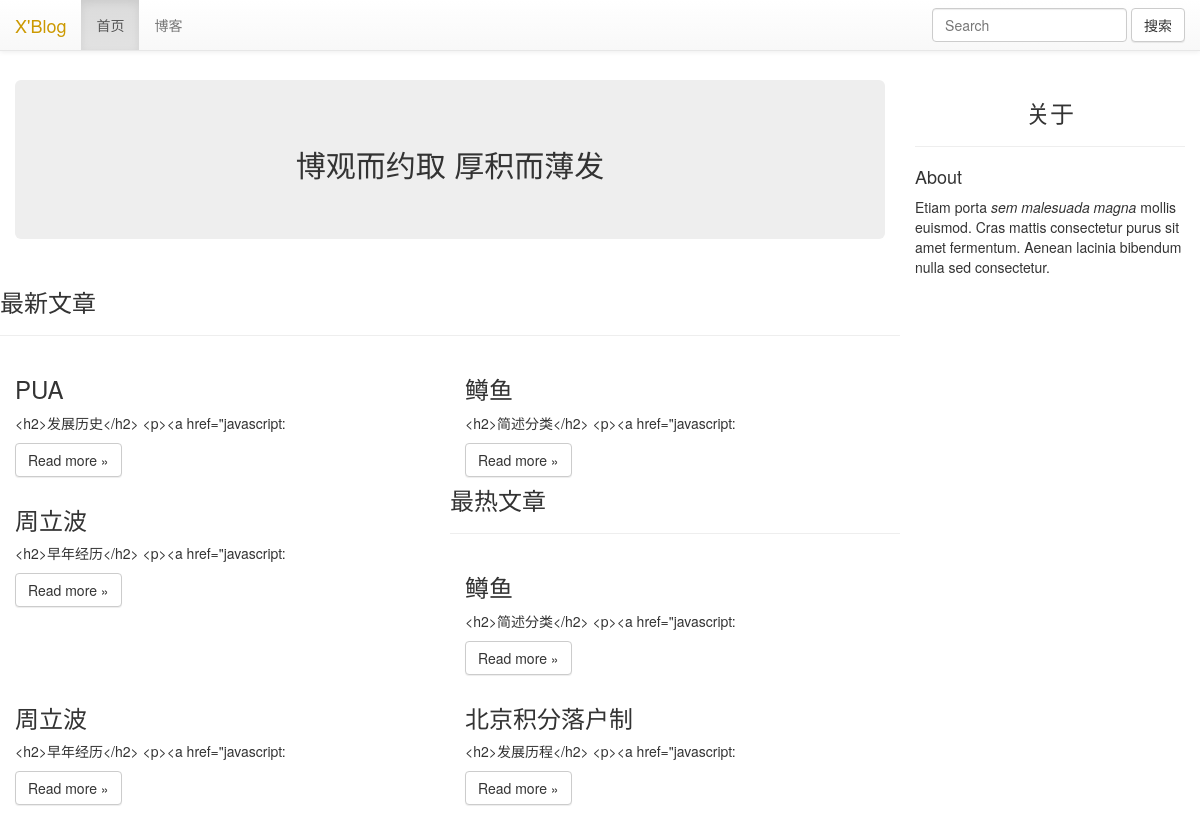
The page / on the database its author committed.
### blog/models.py (models this page shows, shortened)
class Blog(models.Model):#还是要一个用户，要不然被访问了记录不了ip地址
    id = models.AutoField(primary_key=True)
    visitedtime = models.PositiveIntegerField("访问次数", default=0, editable=False)
    title = models.CharField("标题", max_length=50)
    publish_date = models.DateTimeField("发布时间",auto_now_add=True)
    modified_date = models.DateTimeField("最后修改时间", auto_now=True)
    blog_text = RichTextField("博客正文", default="请输入你的博客")
    pass

### blog/views.py (the view)
# urls.py: path('', views.main_page),
def main_page(request):
    blogs = Blog.objects.all();
    latest3 = blogs.order_by('-id')[:3]
    hottest3 = blogs.order_by('-visitedtime')[:3]
    return render(request,'home.html',{'latest3': latest3, 'hottest3': hottest3})

### blog/templates/home.html (shortened to what this page needs)
<!DOCTYPE html>
<html>
<head>
    {% load static %}
    <link type="text/css" rel='stylesheet' href="{% static 'css/bootstrap.css' %}">
    <link type="text/css" rel='stylesheet' href="{% static 'css/bootstrap-theme.css' %}">
    <link type="text/css" rel='stylesheet' href="{% static 'css/bootstrap.min.css' %}">
</head>
<body>
<header class="navbar navbar-default navbar-fixed-top">
    <div class="container-fluid">
        <div class="navbar-header">
            <a class="navbar-brand" style="color:#cc9900">X'Blog</a>
        </div>
        <div class="collapse navbar-collapse" id="bs-example-navbar-collapse-1">
            <ul class="nav navbar-nav navbar-left">
                <li class="active"><a href="/">首页</a></li>
                <li><a href="/blog/">博客</a></li>
            </ul>
            <form class="navbar-form navbar-right" method="get" action="/search">
                <div class="form-group">
                    <input type="text" class="form-control" placeholder="Search" name="kw">
                </div>
                <button type="submit" class="btn btn-default">搜索</button>
            </form>
        </div>
    </div>
</header>
<br><br><br><br>
<div class="container">
    <div class="row row-offcanvas row-offcanvas-right">
        <div class="col-xs-12 col-sm-9">
            <div class="jumbotron">
                <h2 style="text-align:center">博观而约取 厚积而薄发</h2>
            </div>
            <div class="row">
                <h3>最新文章</h3>
                <hr>
                {% for blog in latest3 %}
                <div class="col-xs-6 col-lg-4">
                    <h3>{{ blog.title|truncatewords:10 }}</h3>
                    <p>{{ blog.blog_text|truncatechars:40 }} </p>
                    <p><a class="btn btn-default" href="#" role="button">Read more &raquo;</a></p>
                </div>
                {% endfor %}
                <h3>最热文章</h3>
                <hr>
                {% for blog in hottest3 %}
                <div class="col-xs-6 col-lg-4">
                    <h3>{{ blog.title|truncatewords:10 }}</h3>
                    <p>{{ blog.blog_text|truncatechars:40 }}</p>
                    <p><a class="btn btn-default" href="#" role="button">Read more &raquo;</a></p>
                </div>
                {% endfor %}
            </div>
        </div>
        <div class="col-xs-6 col-sm-3 sidebar-offcanvas" id="sidebar">
            <div>
                <h3 style="text-align:center">
                    关于
                </h3>
            </div>
            <hr>
            <div class="code">
                <h4>About</h4>
                <p>Etiam porta <em>sem malesuada magna</em> mollis euismod. Cras mattis consectetur purus sit amet
                    fermentum. Aenean lacinia bibendum nulla sed consectetur.</p>
            </div>
        </div>
    </div>
</div>
</body>
</html>

### rows shown on the page
Blog: title "PUA", blog_text "<h2>发展历史</h2> <p><a href=\"javascript:"
Blog: title "鳟鱼", blog_text "<h2>简述分类</h2> <p><a href=\"javascript:"
Blog: title "周立波", blog_text "<h2>早年经历</h2> <p><a href=\"javascript:"
Blog: title "北京积分落户制", blog_text "<h2>发展历程</h2> <p><a href=\"javascript:"
